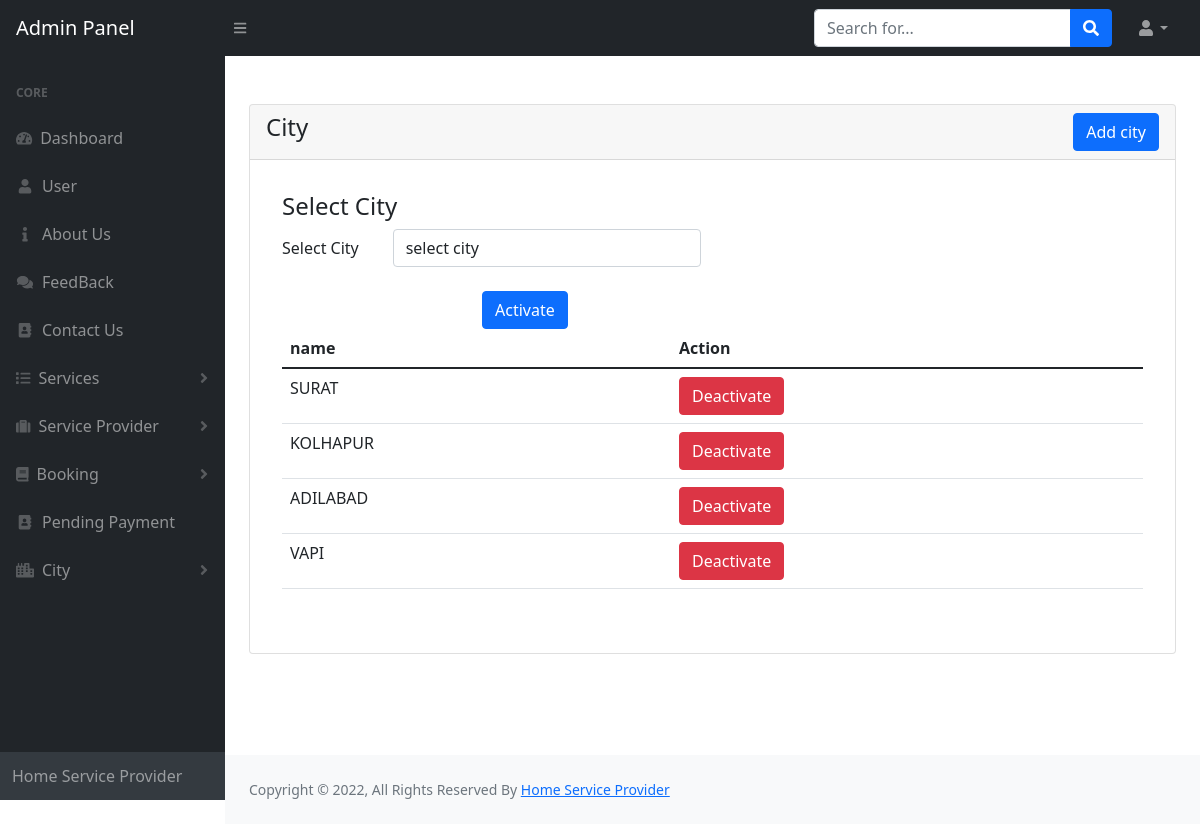
/admin/city.php, run on the app's committed database.
### tables this page shows
CREATE TABLE `city_mst` (
  `city_id` int(11) NOT NULL,
  `city_name` varchar(50) NOT NULL,
  `city_state` varchar(50) NOT NULL,
  `status` tinyint(5) NOT NULL
);

### admin/city.php (the view, shortened to what this page needs)
<?php
include('includes/header.php');
?>
<div class="container-fluid px-4">
     <div class="row mt-4">
        <div class="col-md-12">
            <div class="card">
                <div class="card-header">
                    <h4>City
					<a href="add-city.php" class="btn btn-primary float-end">Add city</a>
                    </h4>
                </div>
                <div class="card-body">
                <form method="post" id="insert product" enctype="multipart/form-data">
								<div class="card-body">
										<div class="row">
											<div class="col-xl-6">
												<h4 class="card-title">Select City</h4>
												<div class="form-group row">
													<label class="col-lg-3 col-form-label">Select City</label>
													<div class="col-lg-9">
														<select class="form-control select" name="city" >
												<option>select city</option>
												</select>
													</div>
												</div>
											</div>
										</div>
                                        <br/>
										<div class="text-left">
											<input type="submit" class="btn btn-primary"  value="Activate" name="insert" style="margin-left:200px;">
										</div>
										<div class="table-responsive">
									<table class="table table-stripped" id="myTable">
                                    <thead class="">
                                        <tr >
                                            <th>name</th>
											 <th >Action</th>
                                        </tr>
                                    </thead>
                                    <tbody>
									<?php
       												  $sql = 'SELECT * FROM city_mst WHERE status=1';
        											 $result =  mysqli_query($conn , $sql);
    											     if (mysqli_num_rows($result) > 0)
                                                      {
          													  while($row = mysqli_fetch_row($result))
                                                                 {
									?>
                                        <tr>
                                            <td><?php echo $row[1];?>  </td>
										    <td>
											<a   href="del-city.php?id=<?php echo $row[0]; ?>">	<span class="btn btn-danger" name="deactivate">Deactivate</span></a>
											</td>
                                        </tr>
										 <?php
													 }}?>
                                    </tbody>
                                </table>
								</div>
									</form>
                </div>
            </div>
        </div>
     </div>
<?php
include('includes/footer.php');
include('includes/scripts.php');
?>

### data on the page
city_mst: city_name "SURAT"
city_mst: city_name "KOLHAPUR"
city_mst: city_name "ADILABAD"
city_mst: city_name "VAPI"
